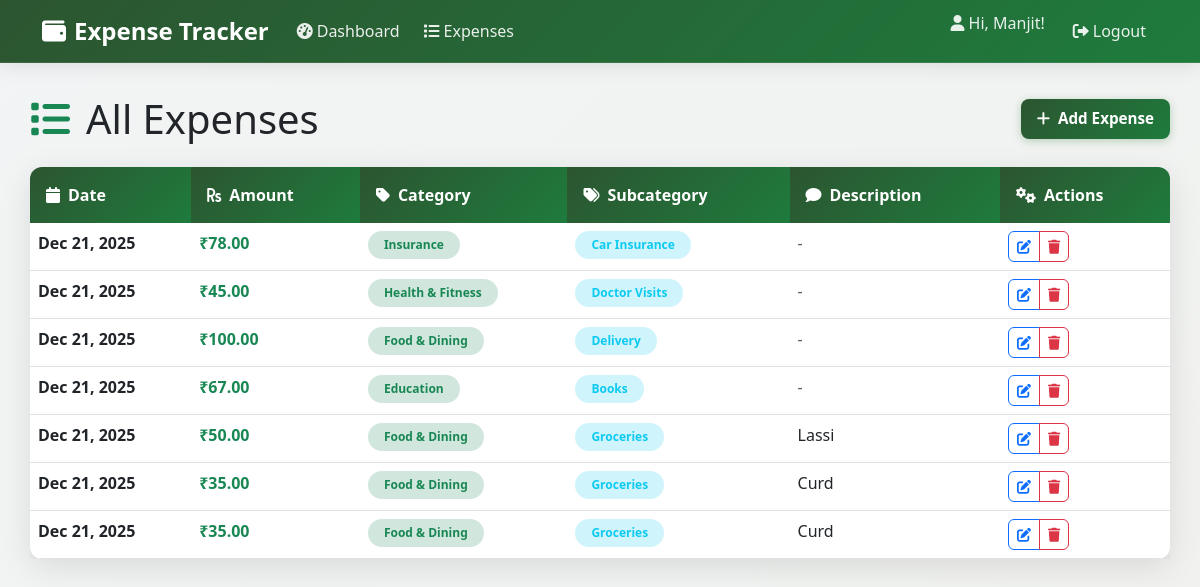
Screenshot of /expenses/ (signed in) with the database file from the repository.
### ledger/models.py (models this page shows, shortened)
class Expense(models.Model):
    user = models.ForeignKey(settings.AUTH_USER_MODEL, on_delete=models.CASCADE)
    category = models.ForeignKey(Category, on_delete=models.CASCADE, null=True, blank=True)
    subcategory = models.ForeignKey(Subcategory, on_delete=models.SET_NULL, null=True, blank=True)
    amount = models.DecimalField(max_digits=10, decimal_places=2, validators=[MinValueValidator(0.01)])
    description = models.CharField(max_length=255, blank=True)
    date = models.DateField()
    created_at = models.DateTimeField(auto_now_add=True)
    class Meta:
        ordering = ['-date', '-created_at']

class Category(models.Model):
    name = models.CharField(max_length=100, unique=True)
    created_at = models.DateTimeField(auto_now_add=True)
    class Meta:
        ordering = ['name']

class Subcategory(models.Model):
    category = models.ForeignKey(Category, on_delete=models.CASCADE, related_name='subcategories')
    name = models.CharField(max_length=100)
    created_at = models.DateTimeField(auto_now_add=True)
    class Meta:
        unique_together = ('category', 'name')
        ordering = ['category__name', 'name']

### ledger/views.py (the view)
# urls.py: path('expenses/', views.ExpenseListView.as_view(), name='expense_list'),
class ExpenseListView(LoginRequiredMixin, ListView):
    model = Expense
    template_name = 'ledger/expense_list.html'
    paginate_by = 20
    context_object_name = 'expenses'
    def get_queryset(self):
        return Expense.objects.filter(user=self.request.user)

### ledger/templates/ledger/expense_list.html (shortened to what this page needs)
{% extends 'ledger/base.html' %}
{% load humanize %}
{% block content %}
<div class="d-flex justify-content-between align-items-center mb-4">
    <h1 class="mb-0">
        <i class="fas fa-list me-3 text-success"></i>All Expenses
    </h1>
    <a href="{% url 'expense_create' %}" class="btn btn-custom-primary">
        <i class="fas fa-plus me-2"></i>Add Expense
    </a>
</div>
{% if expenses %}
    <div class="card-custom">
        <div class="card-body p-0">
            <div class="table-responsive">
                <table class="table table-custom mb-0">
                    <thead>
                        <tr>
                            <th><i class="fas fa-calendar me-2"></i>Date</th>
                            <th><i class="fas fa-rupee-sign me-2"></i>Amount</th>
                            <th><i class="fas fa-tag me-2"></i>Category</th>
                            <th><i class="fas fa-tags me-2"></i>Subcategory</th>
                            <th><i class="fas fa-comment me-2"></i>Description</th>
                            <th><i class="fas fa-cogs me-2"></i>Actions</th>
                        </tr>
                    </thead>
                    <tbody>
                        {% for expense in expenses %}
                        <tr>
                            <td class="fw-semibold">{{ expense.date|date:"M d, Y" }}</td>
                            <td class="fw-bold text-success">₹{{ expense.amount|floatformat:2|intcomma }}</td>
                            <td>
                                <span class="badge bg-success-subtle text-success rounded-pill px-3 py-2">
                                    {{ expense.category.name }}
                                </span>
                            </td>
                            <td>
                                {% if expense.subcategory %}
                                    <span class="badge bg-info-subtle text-info rounded-pill px-3 py-2">
                                        {{ expense.subcategory.name }}
                                    </span>
                                {% else %}
                                    <span class="text-muted">-</span>
                                {% endif %}
                            </td>
                            <td>{{ expense.description|default:"<span class='text-muted'>-</span>"|safe }}</td>
                            <td>
                                <div class="btn-group" role="group">
                                    <a href="{% url 'expense_update' expense.pk %}" class="btn btn-sm btn-outline-primary rounded-start">
                                        <i class="fas fa-edit"></i>
                                    </a>
                                    <a href="{% url 'expense_delete' expense.pk %}" class="btn btn-sm btn-outline-danger rounded-end">
                                        <i class="fas fa-trash"></i>
                                    </a>
                                </div>
                            </td>
                        </tr>
                        {% endfor %}
                    </tbody>
                </table>
            </div>
        </div>
    </div>
{% endif %}
{% endblock %}

### ledger/templates/ledger/base.html (shortened to what this page needs)
{% load static %}
<!DOCTYPE html>
<html lang="en">
<head>
    <link href="https://cdn.jsdelivr.net/npm/bootstrap@5.3.0/dist/css/bootstrap.min.css" rel="stylesheet">
    <link rel="stylesheet" href="https://cdnjs.cloudflare.com/ajax/libs/font-awesome/6.0.0/css/all.min.css">
</head>
<body>
    <nav class="navbar navbar-expand-lg navbar-custom">
        <div class="container">
            <a class="navbar-brand" href="{% url 'dashboard' %}">
                <i class="fas fa-wallet me-2"></i>Expense Tracker
            </a>
            <div class="collapse navbar-collapse" id="navbarNav">
                <ul class="navbar-nav me-auto">
                    <li class="nav-item">
                        <a class="nav-link" href="{% url 'dashboard' %}">
                            <i class="fas fa-tachometer-alt me-1"></i>Dashboard
                        </a>
                    </li>
                    <li class="nav-item">
                        <a class="nav-link" href="{% url 'expense_list' %}">
                            <i class="fas fa-list me-1"></i>Expenses
                        </a>
                    </li>
                </ul>
                <ul class="navbar-nav">
                    {% if user.is_authenticated %}
                        <li class="nav-item">
                            <span class="navbar-text me-3">
                                <i class="fas fa-user me-1"></i>Hi, {{ user.first_name|default:user.username }}!
                            </span>
                        </li>
                        <li class="nav-item">
                            <a class="nav-link" href="{% url 'logout' %}">
                                <i class="fas fa-sign-out-alt me-1"></i>Logout
                            </a>
                        </li>
                    {% else %}
                        <li class="nav-item">
                            <a class="nav-link" href="{% url 'login' %}">
                                <i class="fas fa-sign-in-alt me-1"></i>Login
                            </a>
                        </li>
                    {% endif %}
                </ul>
            </div>
        </div>
    </nav>
    <main class="container main-content">
        {% block content %}{% endblock %}
    </main>
</body>
</html>

### ledger/templates/ledger/base.html (style rules this page uses)
:root { --primary-green: #2c5530; --secondary-green: #1e7b3d; --light-green: #e8f5e8; --accent-green: #4caf50; }
body { background: linear-gradient(135deg, rgba(188, 205, 199, 0.1) 0%, rgba(173, 176, 143, 0.1) 100%), #f8f9fa; min-height: 100vh; font-family: 'Segoe UI', Tahoma, Geneva, Verdana, sans-serif; }
.navbar-custom { background: linear-gradient(135deg, var(--primary-green) 0%, var(--secondary-green) 100%); backdrop-filter: blur(20px); border-bottom: 1px solid rgba(255, 255, 255, 0.1); box-shadow: 0 2px 20px rgba(0, 0, 0, 0.1); }
.navbar-brand { font-weight: 700; font-size: 1.5rem; color: white !important; }
.nav-link { font-weight: 500; color: rgba(255, 255, 255, 0.9) !important; transition: all 0.3s ease; padding: 0.5rem 1rem; border-radius: 8px; margin: 0 0.25rem; }
.navbar-text { color: rgba(255, 255, 255, 0.9) !important; font-weight: 500; }
.main-content { padding: 2rem 0; min-height: calc(100vh - 76px); }
.card-custom { background: rgba(255, 255, 255, 0.95); backdrop-filter: blur(10px); border: none; border-radius: 16px; box-shadow: 0 8px 32px rgba(0, 0, 0, 0.1); transition: all 0.3s ease; }
.btn-custom-primary { background: linear-gradient(135deg, var(--primary-green) 0%, var(--secondary-green) 100%); border: none; border-radius: 8px; padding: 0.5rem 1rem; font-weight: 600; color: white; transition: all 0.3s ease; height: 40px; font-size: 0.95rem; box-shadow: 0 2px 8px rgba(46, 125, 50, 0.3); }
.table-custom { border-radius: 12px; overflow: hidden; box-shadow: 0 4px 20px rgba(0, 0, 0, 0.08); }
.table-custom thead th { background: linear-gradient(135deg, var(--primary-green) 0%, var(--secondary-green) 100%); color: white; border: none; font-weight: 600; padding: 1rem; }
.table-custom tbody tr { transition: all 0.2s ease; }

### rows the page displays
Expense: date "Dec 21, 2025", amount "78.00", category.name "Insurance", subcategory.name "Car Insurance", description "-"
Expense: date "Dec 21, 2025", amount "45.00", category.name "Health & Fitness", subcategory.name "Doctor Visits", description "-"
Expense: date "Dec 21, 2025", amount "100.00", category.name "Food & Dining", subcategory.name "Delivery", description "-"
Expense: date "Dec 21, 2025", amount "67.00", category.name "Education", subcategory.name "Books", description "-"
Expense: date "Dec 21, 2025", amount "50.00", category.name "Food & Dining", subcategory.name "Groceries", description "Lassi"
Expense: date "Dec 21, 2025", amount "35.00", category.name "Food & Dining", subcategory.name "Groceries", description "Curd"
Expense: date "Dec 21, 2025", amount "35.00", category.name "Food & Dining", subcategory.name "Groceries", description "Curd"

### other values shown
{{ user.first_name|default:user.username }} "Manjit"
